Frame 1 (no input): blank canvas, image omitted
Frame 60 (no input): blank canvas, image omitted
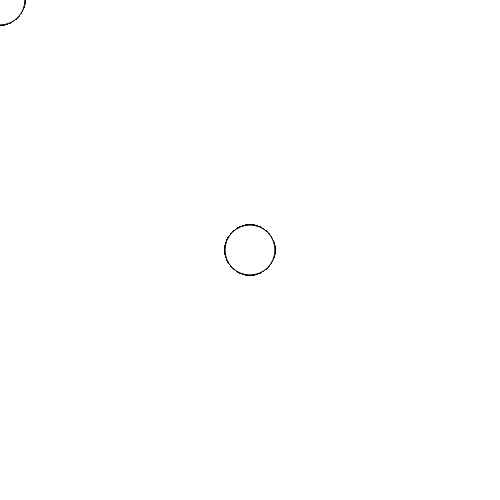
Frame 120 (the mouse pressed at the canvas centre since frame 60)

The p5.js sketch whose frames 1 and 60 were blank and that drew this single picture after the mouse press (run headless with seeded random() and noise() and a simulated clock; from frame 60 on, the mouse is pressed at the canvas centre):

// p5.js sketch
// ── sketch.js
function setup() 
{
	createCanvas(500,500);
}

function draw() 
{
	ellipse(mouseX,mouseY,50,50);
}
